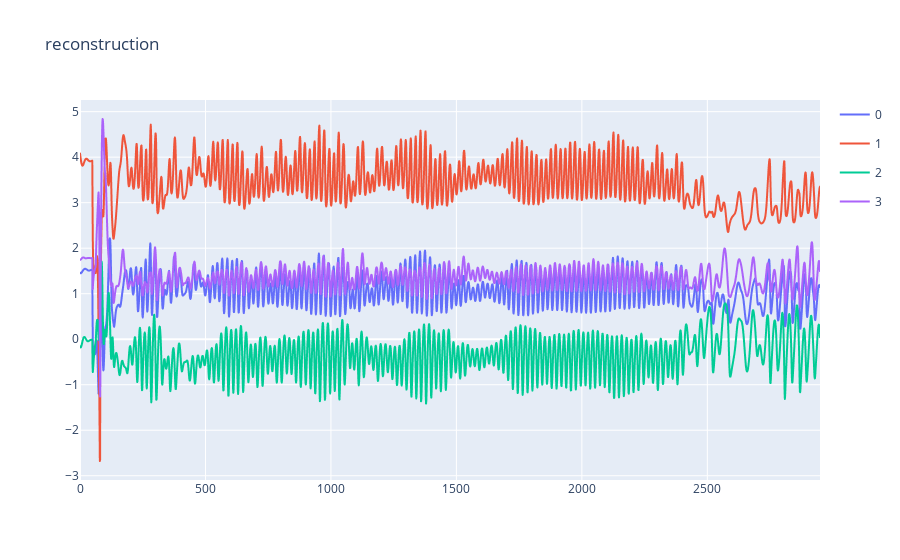

The notebook cell saved with this chart:
### Code cell
util.plotting(recon.detach().numpy()[:, -1, :], title='reconstruction', stack_plots=False);

### Figure 1 — Plotly figure (JSON) as saved in the notebook; plotly's stock layout.template omitted (floating-point values rounded to 4 significant figures; data arrays with more than 128 entries replaced by an {"elided": "..."} marker saying what was removed)
{"data": [{"hovertemplate": "variable=0<br>index=%{x}<br>value=%{y}<extra></extra>", "legendgroup": "0", "line": {"color": "#636efa", "dash": "solid"}, "marker": {"symbol": "circle"}, "mode": "lines", "name": "0", "showlegend": true, "type": "scattergl", "x": {"elided": "2950 int values"}, "xaxis": "x", "y": {"elided": "2950 float values"}, "yaxis": "y"}, {"hovertemplate": "variable=1<br>index=%{x}<br>value=%{y}<extra></extra>", "legendgroup": "1", "line": {"color": "#EF553B", "dash": "solid"}, "marker": {"symbol": "circle"}, "mode": "lines", "name": "1", "showlegend": true, "type": "scattergl", "x": {"elided": "2950 int values"}, "xaxis": "x", "y": {"elided": "2950 float values"}, "yaxis": "y"}, {"hovertemplate": "variable=2<br>index=%{x}<br>value=%{y}<extra></extra>", "legendgroup": "2", "line": {"color": "#00cc96", "dash": "solid"}, "marker": {"symbol": "circle"}, "mode": "lines", "name": "2", "showlegend": true, "type": "scattergl", "x": {"elided": "2950 int values"}, "xaxis": "x", "y": {"elided": "2950 float values"}, "yaxis": "y"}, {"hovertemplate": "variable=3<br>index=%{x}<br>value=%{y}<extra></extra>", "legendgroup": "3", "line": {"color": "#ab63fa", "dash": "solid"}, "marker": {"symbol": "circle"}, "mode": "lines", "name": "3", "showlegend": true, "type": "scattergl", "x": {"elided": "2950 int values"}, "xaxis": "x", "y": {"elided": "2950 float values"}, "yaxis": "y"}], "layout": {"title": {"text": "reconstruction"}}}
